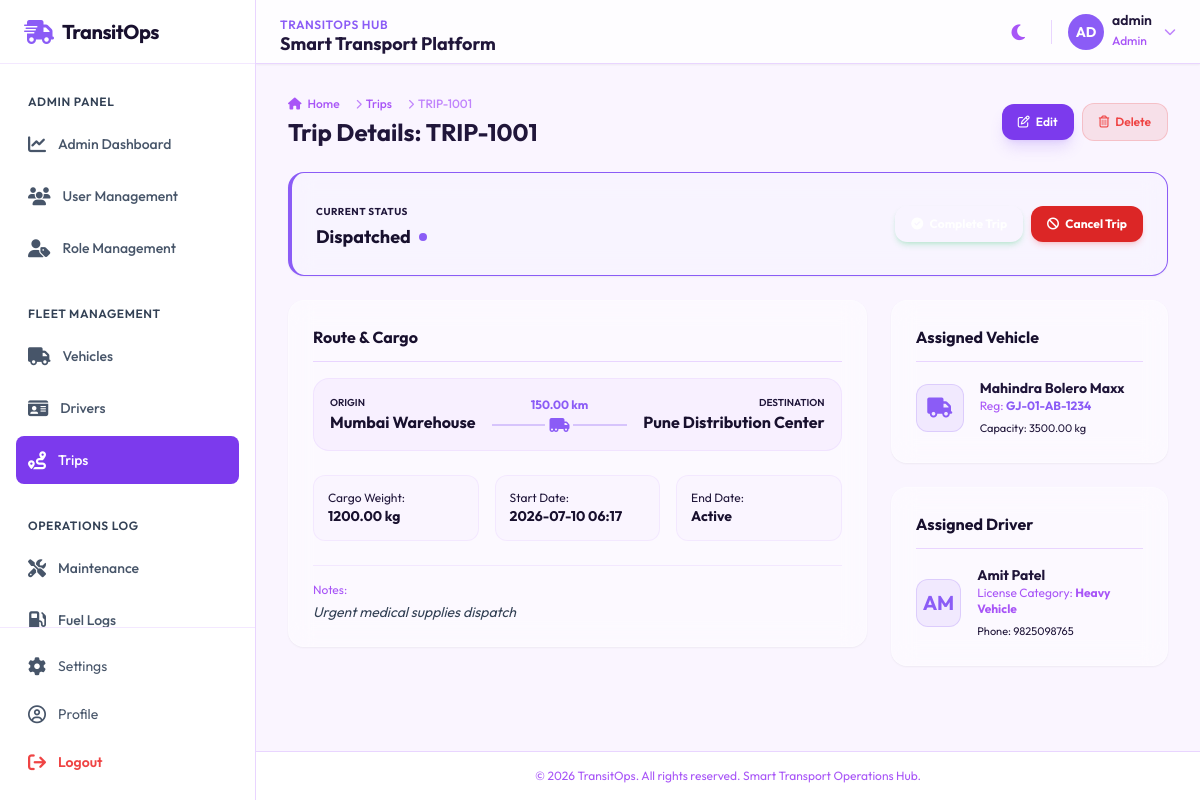
The app's page /trips/11/ (signed in) with its own data.
### accounts/models.py (models this page shows, shortened)
class Profile(models.Model):
    ROLE_CHOICES = [
        ('Admin', 'Admin'),
        ('Fleet Manager', 'Fleet Manager'),
        ('Dispatcher', 'Dispatcher'),
        ('Safety Officer', 'Safety Officer'),
        ('Financial Analyst', 'Financial Analyst'),
    ]
    user = models.OneToOneField(User, on_delete=models.CASCADE, related_name='profile')
    role = models.CharField(max_length=50, choices=ROLE_CHOICES, default='Fleet Manager')
    phone = models.CharField(max_length=20, blank=True)
    photo = models.ImageField(upload_to='profiles/', blank=True, null=True)
    raw_password = models.CharField(max_length=128, blank=True, default='password123')

### trips/models.py (models this page shows, shortened)
class Trip(models.Model):
    STATUS_CHOICES = [
        ('Draft', 'Draft'),
        ('Dispatched', 'Dispatched'),
        ('Completed', 'Completed'),
        ('Cancelled', 'Cancelled'),
    ]
    trip_number = models.CharField(max_length=50, unique=True)
    source = models.CharField(max_length=150)
    destination = models.CharField(max_length=150)
    vehicle = models.ForeignKey(Vehicle, on_delete=models.CASCADE, related_name='trips')
    driver = models.ForeignKey(Driver, on_delete=models.CASCADE, related_name='trips')
    cargo_weight = models.DecimalField(max_digits=10, decimal_places=2, help_text="Cargo Weight (kg)")
    expected_distance = models.DecimalField(max_digits=10, decimal_places=2, help_text="Expected Distance (km)")
    start_date = models.DateTimeField()
    end_date = models.DateTimeField(blank=True, null=True)
    status = models.CharField(max_length=20, choices=STATUS_CHOICES, default='Draft')
    notes = models.TextField(blank=True)

### vehicles/models.py (models this page shows, shortened)
class Vehicle(models.Model):
    STATUS_CHOICES = [
        ('Available', 'Available'),
        ('On Trip', 'On Trip'),
        ('In Shop', 'In Shop'),
        ('Retired', 'Retired'),
    ]
    VEHICLE_TYPE_CHOICES = [
        ('Cargo Van', 'Cargo Van'),
        ('Light Truck', 'Light Truck'),
        ('Heavy Truck', 'Heavy Truck'),
        ('Semi-Trailer', 'Semi-Trailer'),
    ]
    registration_number = models.CharField(max_length=50, unique=True)
    name = models.CharField(max_length=100)
    model = models.CharField(max_length=100)
    vehicle_type = models.CharField(max_length=50, choices=VEHICLE_TYPE_CHOICES)
    max_load_capacity = models.DecimalField(max_digits=10, decimal_places=2, help_text="Maximum Load Capacity (kg)")
    current_odometer = models.PositiveIntegerField(help_text="Current Odometer (km)")
    acquisition_cost = models.DecimalField(max_digits=12, decimal_places=2)
    purchase_date = models.DateField()
    status = models.CharField(max_length=20, choices=STATUS_CHOICES, default='Available')
    image = models.ImageField(upload_to='vehicles/', blank=True, null=True)

### drivers/models.py (models this page shows, shortened)
class Driver(models.Model):
    STATUS_CHOICES = [
        ('Available', 'Available'),
        ('On Trip', 'On Trip'),
        ('Off Duty', 'Off Duty'),
        ('Suspended', 'Suspended'),
    ]
    LICENSE_CATEGORY_CHOICES = [
        ('A', 'Class A CDL'),
        ('B', 'Class B CDL'),
        ('C', 'Class C CDL'),
        ('D', 'Class D Standard'),
    ]
    name = models.CharField(max_length=100)
    photo = models.ImageField(upload_to='drivers/', blank=True, null=True)
    license_number = models.CharField(max_length=50, unique=True)
    license_category = models.CharField(max_length=20, choices=LICENSE_CATEGORY_CHOICES)
    license_expiry_date = models.DateField()
    phone = models.CharField(max_length=20)
    email = models.EmailField()
    safety_score = models.PositiveIntegerField(default=100, help_text="Driver Safety Score (0-100)")
    address = models.TextField()
    emergency_contact = models.CharField(max_length=100)
    status = models.CharField(max_length=20, choices=STATUS_CHOICES, default='Available')

### accounts/decorators.py (the view)
        def wrapped_view(request, *args, **kwargs):
            if not request.user.is_authenticated:
                return redirect('login')
            user_role = None
            if hasattr(request.user, 'profile') and request.user.profile:
                user_role = request.user.profile.role
            if request.user.is_superuser or user_role == 'Admin' or user_role in roles:
                return view_func(request, *args, **kwargs)
            messages.error(request, f"Access denied. Your role '{user_role}' does not have permission to access this page.")
            if user_role == 'Admin':
                return redirect('admin_dashboard')
            else:
                return redirect('dashboard')

### templates/trips/detail.html (shortened to what this page needs)
{% extends 'base.html' %}
{% block breadcrumbs %}
<div class="mb-6 flex flex-wrap items-center justify-between gap-4">
    <div>
        <nav class="flex text-xs text-slate-500 dark:text-slate-400 font-medium" aria-label="Breadcrumb">
            <ol class="inline-flex items-center space-x-1 md:space-x-3">
                <li class="inline-flex items-center">
                    <a href="{% url 'dashboard' %}" class="inline-flex items-center gap-1.5 hover:text-blue-500">
                        <i class="fa-solid fa-house"></i> Home
                    </a>
                </li>
                <li>
                    <div class="flex items-center">
                        <i class="fa-solid fa-chevron-right text-[10px] mx-1 text-slate-400"></i>
                        <a href="{% url 'trip_list' %}" class="hover:text-blue-500">Trips</a>
                    </div>
                </li>
                <li>
                    <div class="flex items-center">
                        <i class="fa-solid fa-chevron-right text-[10px] mx-1 text-slate-400"></i>
                        <span class="text-slate-400 dark:text-slate-500">{{ trip.trip_number }}</span>
                    </div>
                </li>
            </ol>
        </nav>
        <h2 class="text-2xl font-bold text-slate-800 dark:text-white mt-1">Trip Details: {{ trip.trip_number }}</h2>
    </div>
    <div class="flex items-center gap-2">
        <a href="{% url 'trip_update' pk=trip.pk %}" class="flex items-center gap-1.5 rounded-xl bg-blue-600 px-4 py-2.5 text-xs font-semibold text-white shadow-lg shadow-blue-500/20 hover:bg-blue-500 transition-all">
            <i class="fa-regular fa-pen-to-square"></i> Edit
        </a>
        <a href="{% url 'trip_delete' pk=trip.pk %}" class="flex items-center gap-1.5 rounded-xl bg-red-600/10 border border-red-500/20 text-red-500 px-4 py-2.5 text-xs font-semibold hover:bg-red-650 hover:text-white transition-all">
            <i class="fa-regular fa-trash-can"></i> Delete
        </a>
    </div>
</div>
{% endblock %}
{% block content %}
<div class="mb-6 rounded-2xl glass-card p-4 md:p-6 shadow-sm border-l-4
    {% if trip.status == 'Dispatched' %} border-blue-500 bg-blue-50/50 dark:bg-blue-950/10
    {% elif trip.status == 'Completed' %} border-success bg-green-50/50 dark:bg-green-950/10
    {% elif trip.status == 'Cancelled' %} border-danger bg-red-50/50 dark:bg-red-950/10
    {% else %} border-slate-400 bg-slate-100/50 dark:bg-slate-800/10 {% endif %}">
    <div class="flex flex-col md:flex-row md:items-center justify-between gap-4">
        <div>
            <span class="text-[10px] uppercase font-bold tracking-wider text-slate-550 dark:text-slate-400">Current Status</span>
            <div class="flex items-center gap-2 mt-0.5">
                <span class="text-lg font-bold text-slate-850 dark:text-white">{{ trip.status }}</span>
                <span class="h-2 w-2 rounded-full
                    {% if trip.status == 'Dispatched' %} bg-blue-500
                    {% elif trip.status == 'Completed' %} bg-success
                    {% elif trip.status == 'Cancelled' %} bg-danger
                    {% else %} bg-slate-400 {% endif %}">
                </span>
            </div>
        </div>
        <div class="flex flex-wrap gap-2">
            {% if trip.status == 'Dispatched' %}
                <a href="{% url 'trip_status_change' pk=trip.pk status='Completed' %}" class="rounded-xl bg-success hover:bg-green-600 text-white px-4 py-2.5 text-xs font-bold shadow-md shadow-green-500/20 transition-all">
                    <i class="fa-solid fa-circle-check mr-1"></i> Complete Trip
                </a>
                <a href="{% url 'trip_status_change' pk=trip.pk status='Cancelled' %}" class="rounded-xl bg-red-600 hover:bg-red-500 text-white px-4 py-2.5 text-xs font-bold shadow-md shadow-red-500/20 transition-all">
                    <i class="fa-solid fa-ban mr-1"></i> Cancel Trip
                </a>
            {% endif %}
        </div>
    </div>
</div>
<div class="grid grid-cols-1 lg:grid-cols-3 gap-6">
    <div class="lg:col-span-2 space-y-6">
        <div class="rounded-2xl glass-card p-6 shadow-sm">
            <h3 class="text-base font-bold text-slate-850 dark:text-white border-b border-slate-200 dark:border-slate-850 pb-3 mb-4">Route & Cargo</h3>
            <div class="flex items-center justify-between bg-slate-100/50 dark:bg-slate-900/40 p-4 rounded-2xl border border-slate-200/50 dark:border-slate-850 mb-6">
                <div class="text-center md:text-left">
                    <span class="text-[10px] text-slate-450 uppercase font-semibold block">Origin</span>
                    <span class="text-base font-bold text-slate-850 dark:text-white">{{ trip.source }}</span>
                </div>
                <div class="flex flex-col items-center flex-1 px-4">
                    <span class="text-xs font-bold text-blue-500">{{ trip.expected_distance }} km</span>
                    <div class="w-full flex items-center justify-center gap-1 mt-1">
                        <div class="h-0.5 bg-blue-500/30 flex-1"></div>
                        <i class="fa-solid fa-truck-moving text-blue-500"></i>
                        <div class="h-0.5 bg-blue-500/30 flex-1"></div>
                    </div>
                </div>
                <div class="text-center md:text-right">
                    <span class="text-[10px] text-slate-450 uppercase font-semibold block">Destination</span>
                    <span class="text-base font-bold text-slate-850 dark:text-white">{{ trip.destination }}</span>
                </div>
            </div>
            <div class="grid grid-cols-1 sm:grid-cols-3 gap-4 text-sm mt-4">
                <div class="bg-slate-50 dark:bg-slate-800/25 p-3.5 rounded-xl border border-slate-200/40 dark:border-slate-800/20">
                    <span class="text-slate-450 text-xs block">Cargo Weight:</span>
                    <span class="font-bold text-slate-850 dark:text-white">{{ trip.cargo_weight }} kg</span>
                </div>
                <div class="bg-slate-50 dark:bg-slate-800/25 p-3.5 rounded-xl border border-slate-200/40 dark:border-slate-800/20">
                    <span class="text-slate-450 text-xs block">Start Date:</span>
                    <span class="font-bold text-slate-850 dark:text-white">{{ trip.start_date|date:"Y-m-d H:i" }}</span>
                </div>
                <div class="bg-slate-50 dark:bg-slate-800/25 p-3.5 rounded-xl border border-slate-200/40 dark:border-slate-800/20">
                    <span class="text-slate-450 text-xs block">End Date:</span>
                    <span class="font-bold text-slate-850 dark:text-white">{{ trip.end_date|date:"Y-m-d H:i"|default:"Active" }}</span>
                </div>
            </div>
            {% if trip.notes %}
                <div class="mt-6 border-t border-slate-100 dark:border-slate-850 pt-4">
                    <span class="text-xs text-slate-500 block mb-1">Notes:</span>
                    <p class="text-sm text-slate-700 dark:text-slate-300 italic">{{ trip.notes }}</p>
                </div>
            {% endif %}
        </div>
    </div>
    <div class="lg:col-span-1 space-y-6">
        <div class="rounded-2xl glass-card p-6 shadow-sm">
            <h3 class="text-base font-bold text-slate-850 dark:text-white border-b border-slate-200 dark:border-slate-850 pb-3 mb-4">Assigned Vehicle</h3>
            <div class="flex items-center gap-4">
                <div class="h-12 w-12 rounded-xl bg-blue-500/10 text-blue-500 flex items-center justify-center border border-blue-500/20 text-xl">
                    <i class="fa-solid fa-truck"></i>
                </div>
                <div>
                    <h4 class="text-sm font-bold text-slate-800 dark:text-white">{{ trip.vehicle.name }}</h4>
                    <p class="text-xs text-slate-500 dark:text-slate-400">Reg: <a href="{% url 'vehicle_detail' pk=trip.vehicle.pk %}" class="font-bold hover:underline text-blue-500">{{ trip.vehicle.registration_number }}</a></p>
                    <span class="text-[11px] text-slate-450">Capacity: {{ trip.vehicle.max_load_capacity }} kg</span>
                </div>
            </div>
        </div>
        <div class="rounded-2xl glass-card p-6 shadow-sm">
            <h3 class="text-base font-bold text-slate-850 dark:text-white border-b border-slate-200 dark:border-slate-850 pb-3 mb-4">Assigned Driver</h3>
            <div class="flex items-center gap-4">
                {% if trip.driver.photo %}
                    <img src="{{ trip.driver.photo.url }}" alt="{{ trip.driver.name }}" class="h-12 w-12 rounded-xl object-cover">
                {% else %}
                    <div class="h-12 w-12 rounded-xl bg-blue-500/10 text-blue-500 flex items-center justify-center border border-blue-500/20 text-xl font-bold uppercase">
                        {{ trip.driver.name|slice:":2" }}
                    </div>
                {% endif %}
                <div>
                    <h4 class="text-sm font-bold text-slate-800 dark:text-white">{{ trip.driver.name }}</h4>
                    <p class="text-xs text-slate-500 dark:text-slate-400">License Category: <span class="font-bold">{{ trip.driver.license_category }}</span></p>
                    <span class="text-[11px] text-slate-450">Phone: {{ trip.driver.phone }}</span>
                </div>
            </div>
        </div>
    </div>
</div>
{% endblock %}

### templates/navbar.html (shortened to what this page needs)
<header class="sticky top-0 z-30 flex h-16 w-full items-center justify-between border-b border-slate-200 bg-white/80 px-4 shadow-sm backdrop-blur dark:border-slate-800 dark:bg-slate-900/80 md:px-6">
    <div class="flex items-center gap-3">
        <div class="hidden sm:block">
            <span class="text-xs font-semibold uppercase tracking-wider text-blue-500">TransitOps Hub</span>
            <h1 class="text-lg font-bold text-slate-800 dark:text-white leading-none">Smart Transport Platform</h1>
        </div>
    </div>
    <div class="flex items-center gap-4">
        <button id="theme-toggle" class="rounded-lg p-2.5 text-slate-500 hover:bg-slate-100 hover:text-slate-700 dark:text-slate-400 dark:hover:bg-slate-800 dark:hover:text-slate-200">
            <i class="fa-solid fa-moon dark:hidden text-lg"></i>
        </button>
        <div class="relative" id="profile-dropdown-container">
            <button id="profile-dropdown-btn" class="flex items-center gap-2 rounded-full focus:outline-none focus:ring-2 focus:ring-blue-500">
                {% if user.profile.photo %}
                    <img src="{{ user.profile.photo.url }}" alt="{{ user.username }}" class="h-9 w-9 rounded-full object-cover border border-slate-200 dark:border-slate-800">
                {% else %}
                    <div class="flex h-9 w-9 items-center justify-center rounded-full bg-blue-500 text-white font-bold text-sm uppercase">
                        {{ user.username|slice:":2" }}
                    </div>
                {% endif %}
                <div class="hidden text-left md:block">
                    <p class="text-sm font-semibold text-slate-800 dark:text-white leading-none">{{ user.username }}</p>
                    <span class="text-xs text-slate-500 dark:text-slate-400 font-medium">{{ user.profile.role|default:"Fleet Member" }}</span>
                </div>
                <i class="fa-solid fa-chevron-down text-xs text-slate-400 hidden md:block ml-1"></i>
            </button>
        </div>
    </div>
</header>

### records on screen
Trip: trip_number "TRIP-1001", status "Dispatched", source "Mumbai Warehouse", expected_distance "150.00", destination "Pune Distribution Center", cargo_weight "1200.00", start_date "2026-07-10 06:17", end_date "Active", notes "Urgent medical supplies dispatch", vehicle.name "Mahindra Bolero Maxx", vehicle.registration_number "GJ-01-AB-1234", vehicle.max_load_capacity "3500.00", driver.name "AM", driver.name "Amit Patel", driver.license_category "Heavy Vehicle", driver.phone "9825098765"

### other values on screen
{{ user.username|slice:":2" }} "AD"
{{ user.username }} "admin"
{{ user.profile.role|default:"Fleet Member" }} "Admin"
